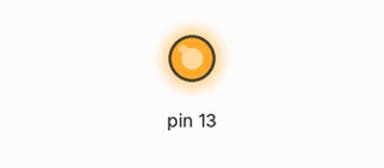
A sketch run on a simulated Arduino Uno, built with avr-gcc and run on an emulated ATmega328P. Parts: output pins drawn as LEDs (lit = HIGH).

Above: at 0.15 s.
At 16.85 s:
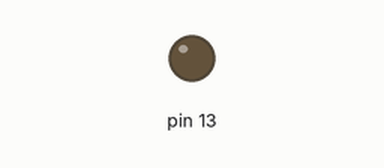
Timing chart, 0 to 17.6 s (numbered marks = the images above):
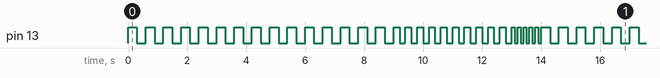

The sketch:

sketch_feb03-LED100.ino
```cpp
void LED_blink(int count, int interval);

void setup(){
  pinMode(13,OUTPUT);
}

void loop(){
  LED_blink(15, 300);
  LED_blink(10,200);
  LED_blink(5,100);
}

void LED_blink(int count, int interval){
  int i = 0;
  while(i < count){
    digitalWrite(13,HIGH);
    delay(interval);
    digitalWrite(13,LOW);
    delay(interval);
    i++;
  }
}
```

Measured:
- by itself, pin 13: moves between LOW and HIGH, repeating every 13.5 s
- by itself, everything shown: repeats every 13.5 s, in 58 steps
